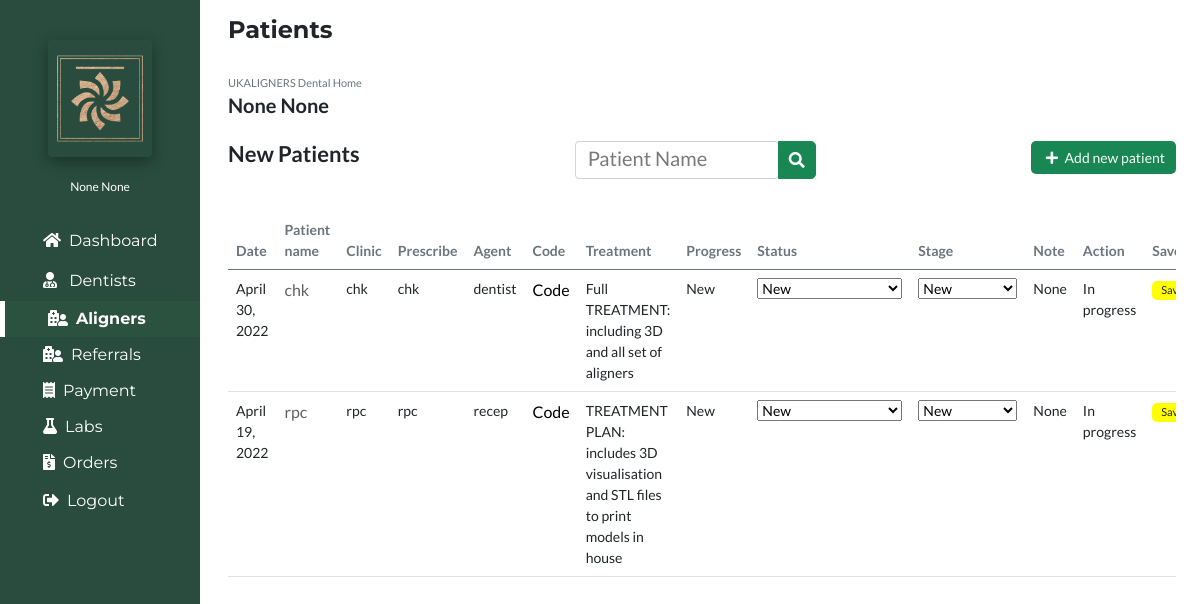
The page /patientnew (signed in) on the database as committed earlier.
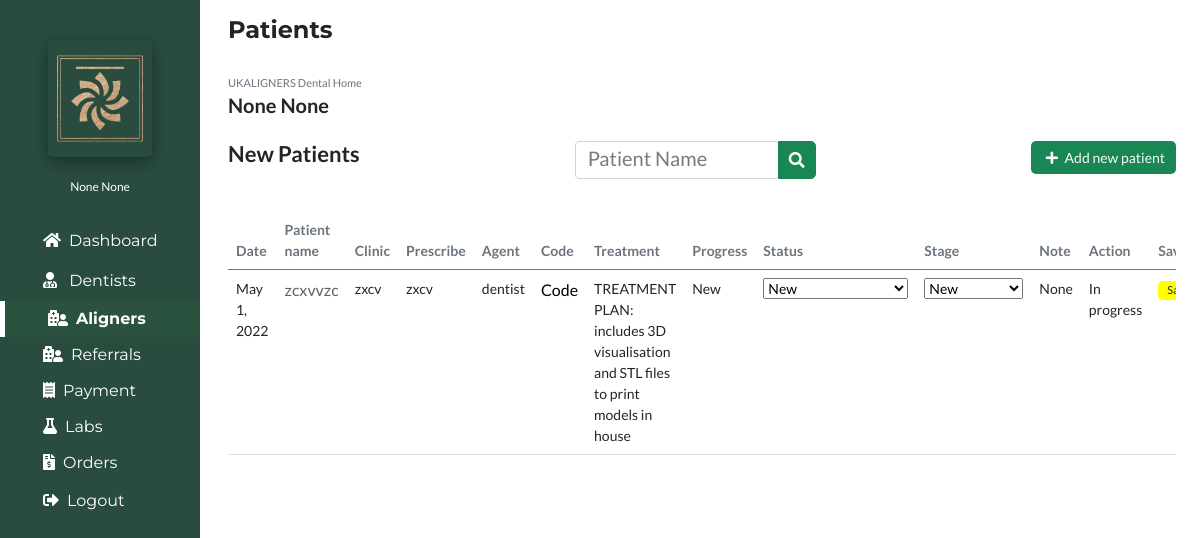
The same page on the database as committed later.
### portfolioApp/models.py (models this page shows, shortened)
class Patient(models.Model):
    Dentist=models.ForeignKey(User,on_delete=models.CASCADE)
    Prescriber=models.CharField(max_length=100,null=True)
    Clinic=models.CharField(max_length=300,null=True)
    Email=models.CharField(max_length=300,null=True)
    Telephone=models.CharField(max_length=300,null=True)
    PatientName=models.CharField(max_length=100,null=True)
    Sex=models.CharField(max_length=100,null=True)
    TreatmentInPast=models.CharField(max_length=100,null=True)
    Age=models.CharField(max_length=100,null=True)
    Address1=models.CharField(max_length=100,null=True)
    Address2=models.CharField(max_length=100,null=True)
    OralScan=models.CharField(max_length=100,null=True)
    Impression=models.CharField(max_length=100,null=True)
    UpperJaw=models.FileField(null=True)
    LowerJaw=models.FileField(null=True)
    Photo1=models.ImageField(null=True)
    Photo2=models.ImageField(null=True)
    Photo3=models.ImageField(null=True)
    Photo4=models.ImageField(null=True)
    Treatment=models.CharField(max_length=150,null=True, choices=(("TREATMENT PLAN: includes 3D visualisation and STL files to print models in house","TREATMENT PLAN: includes 3D visualisation and STL files to print models in house"),("Full TREATMENT: including 3D and all set of aligners","Full TREATMENT: including 3D and all set of aligners")))
    TreatmentRequired=models.CharField(max_length=150,null=True)
    Aligners=models.CharField(max_length=150,null=True)
    TreatmentLimit=models.CharField(max_length=150,null=True)
    Overbite=models.CharField(max_length=150,null=True)
    Overjet=models.CharField(max_length=150,null=True)
    Expension=models.CharField(max_length=150,null=True)
    IPR=models.CharField(max_length=150,null=True)
    Procline=models.CharField(max_length=150,null=True)
    Distalize=models.CharField(max_length=150,null=True)
    UpperMidline=models.CharField(max_length=150,null=True)
    LoverMidline=models.CharField(max_length=150,null=True)
    ArchForm=models.CharField(max_length=150,null=True)
    PCrossbite=models.CharField(max_length=150,null=True)
    Hint1=models.CharField(max_length=150,null=True)
    Hint2=models.CharField(max_length=150,null=True)
    Hint3=models.CharField(max_length=150,null=True)
    DentistNote=models.TextField(default="Not Added",null=True)
    AdminNote=models.TextField(default="Not Added",null=True)
    Status=models.CharField(max_length=120,default="Pending",null=True,choices=(("3D","3D"),("Ready","Ready"),("Waiting Acceptance","Waiting Acceptance")))
    InternalStatus=models.CharField(max_length=30,null=True,default="On")
    Date=models.DateField(auto_now_add=True)
    file=models.FileField(null=True)
    AdminStatus = models.CharField(max_length=1000,null=True)
    Stage = models.CharField(max_length=1000,null=True, choices=(("File sent","File sent"),("Model prod","Model prod"),("Aligner prod","Aligner prod"),("Ready","Ready")))
    Note = models.CharField(max_length=10000,null=True)
    Action = models.CharField(max_length=1000,null=True,choices=(("In progress","In progress"),("TC","TC")))
    Progress = models.CharField(max_length=1000,null=True, blank=True, choices=(("Accept","Accept"),("Review","Review"),("Decline","Decline"),("On-Hold","On-Hold"),("New","New")))
    UpperArch = models.IntegerField(default=0, null=True, blank=True)
    LowerArch = models.IntegerField(default=0,null=True, blank=True)
    UpperArchMaterial = models.CharField(max_length=50,null=True, blank=True)
    LowerArchMaterial = models.CharField(max_length=50,null=True, blank=True)

### account/models.py (models this page shows, shortened)
class Account(AbstractBaseUser):
	email 					= models.EmailField(verbose_name="email", max_length=60, unique=True)
	username 				= models.CharField(max_length=30, unique=True)
	date_joined				= models.DateTimeField(verbose_name='date joined', auto_now_add=True)
	last_login				= models.DateTimeField(verbose_name='last login', auto_now=True)
	first_name				= models.CharField(max_length=50, null=True)
	last_name				= models.CharField(max_length=50, null=True)
	is_admin				= models.BooleanField(default=False)
	is_active				= models.BooleanField(default=True)
	is_staff				= models.BooleanField(default=False)
	is_superuser			= models.BooleanField(default=False)
	is_reception			= models.BooleanField(default=False)
	is_nurse				= models.BooleanField(default=False)
	is_dentist				= models.BooleanField(default=False)
	hide_email				= models.BooleanField(default=True)
	USERNAME_FIELD = 'username'
	REQUIRED_FIELDS = ['email']
	objects = MyAccountManager()
	def __str__(self):
		return self.username

### portfolioApp/views.py (the view, shortened to what this page needs)
# urls.py: path('patientnew', views.patientnew, name='patientnew'),
@login_required(login_url='login')
def patientnew(request):
    if request.user.is_superuser or request.user.is_staff:
        mypatients=Patient.objects.distinct().filter(
            Q(Progress="New") &
            ~Q(Status="Waiting Acceptance")
            ).order_by("-Date")
    context={
        'patients':'active',
        'mypatients':mypatients,
    }
    return render(request,'patientnew.html',context)

### portfolioApp/templates/patientnew.html (shortened to what this page needs)
{% extends 'base.html' %}
{% load static %}
{% block body %}
<section class="px-4">
<h4 class="py-3"><b>Patients</b></h4>
<div class="">
<span class="text-secondary">UKALIGNERS Dental Home</span>
<h6><b>{{user.first_name}} {{user.last_name}}</b></h6>
<div class="d-flex justify-content-between py-3">
<h5><b>New Patients</b></h5>
<div class="search-bar">
<div class="input-group">
  <div class="form-outline">
  <form action="{% url 'patientsearchresults' %}" method="get">
    <input type="search" id="patientName"  class="form-control" placeholder="Patient Name" name="PatientSearchQuery" />
  </div>
  <button type="submit" class="btn btn-success bg-success">
    <i class="fas fa-search"></i>
  </button>
</div>
</div>
<div class="add-new">
<a href="{% url 'addnewpatient' %}" class="btn btn-sm text-light bg-success"><i class="fas fa-plus mx-1"></i> Add new patient</a>
</div>
</div>
<div class="col-sm-12 px-0 pb-3 my-3 table-responsive"style="font-size:14px;">
<table class="table ">
<thead class="text-secondary">
<tr>
  <th scope="col">Date</th>
  <th scope="col">Patient name</th>
  <th scope="col">Clinic</th>
  <th scope="col">Prescribe</th>
  <th scope="col">Agent</th>
  <th scope="col">Code</th>
  <th scope="col">Treatment</th>
  <th scope="col">Progress</th>
  <th scope="col">Status</th>
  <th scope="col">Stage</th>
  <th scope="col">Note</th>
  <th scope="col">Action</th>
  <th scope="col">Save</th>
</tr>
</thead>
<tbody>
{% for patients in mypatients %}
<tr>
  <form action="" method="POST">
    <td>{{patients.Date}}</td>
    {% if not user.is_staff or user.is_superuser %}
      <td><a href="/patientdetail/{{patients.id}}/">{{patients.PatientName}} {{patients.PatientSurname}}</a></td>
    {% else %}
      <td class="text-secondary">{{patients.PatientName}} {{patients.PatientSurname}}</td>
    {% endif %}
    <td>{{patients.Clinic}}</td>
    <td>{{patients.Prescriber}}</td>
    <td>{{patients.Dentist}}</td>
    <td><p>Code</p></td>
    <td style="width: 180px;">{{patients.Treatment}}</td>
    {% if patients.Dentist == request.user %}
      <td>
        <select name="Progress" id="Progress">
          <option style="background: rgb(52, 143, 255); color: white;" value="{{patients.Progress}}"selected>{{patients.Progress}}</option>
          <option value="Accepted">Accepted</option>
          <option value="Review">Review</option>
          <option value="On-Hold">On-Hold</option>
          <option value="Declined">Decline</option>
        </select>
      </td>
    {% else %}
      <td>{{patients.Progress}}</td>
    {% endif %}
    {% if user.is_admin %}
      <td>
        <select name="Status" id="Status">
          <option style="background: rgb(52, 143, 255); color: white;" value="{{patients.Status}}"selected>{{patients.Status}}</option>
        </select>
      </td>
    {% else %}
      <td>{{patients.Status}}</td>
    {% endif %}
    {% if user.is_admin %}
      <td>
        <select name="Stage" id="Stage">
          <option style="background: rgb(52, 143, 255); color: white;" value="{{patients.Stage}}"selected>{{patients.Stage}}</option>
        </select>
      </td>
    {% else %}
      <td>{{patients.Stage}}</td>
    {% endif %}
    <td>{{patients.Note}}</td>
    <td>{{patients.Action}}</td>
    <td>
      <input type="submit" class="btn px-2 py-0" value="Save" style="background:yellow;font-size:11px;" name="Save">
    </td>
  </form>
</tr>
{% endfor %}
</tbody>
</table>
</div>
</div>
</section>
{% endblock body %}

Rows that differ between the two databases and show on the page:
no longer on this page (row edited): Patient: Date "April 30, 2022", PatientName "chk", Clinic "chk", Prescriber "chk", Dentist "dentist", Treatment "Full TREATMENT: including 3D and all set of aligners", Progress "New", Status "New", Stage "New", Note "None", Action "In progress"
no longer on this page (row edited): Patient: Date "April 19, 2022", PatientName "rpc", Clinic "rpc", Prescriber "rpc", Dentist "recep", Treatment "TREATMENT PLAN: includes 3D visualisation and STL files to print models in house", Progress "New", Status "New", Stage "New", Note "None", Action "In progress"
added Patient: Date "May 1, 2022", PatientName "zcxvvzc", Clinic "zxcv", Prescriber "zxcv", Dentist "dentist", Treatment "TREATMENT PLAN: includes 3D visualisation and STL files to print models in house", Progress "New", Status "New", Stage "New", Note "None", Action "In progress"
